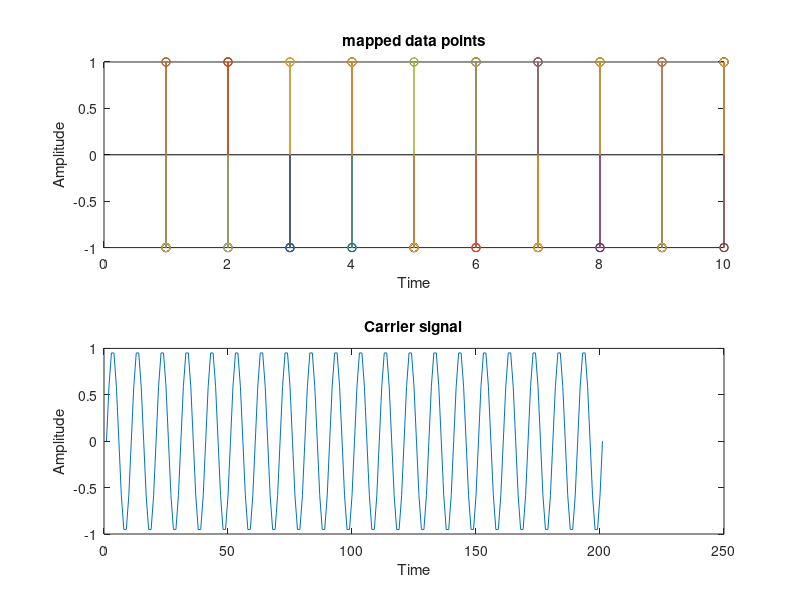
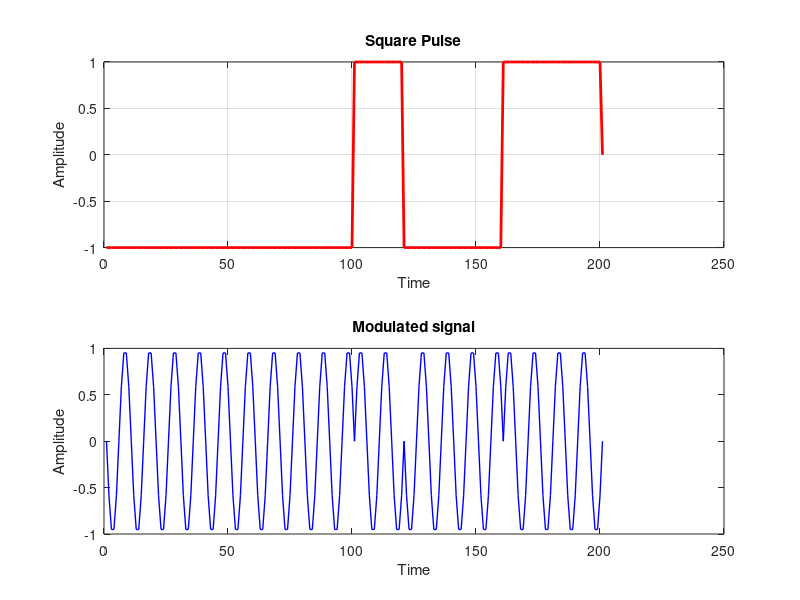
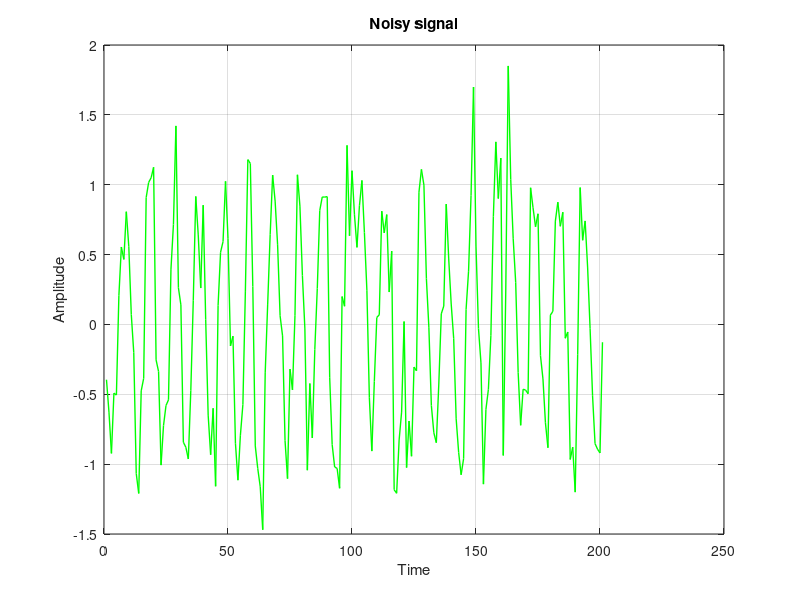
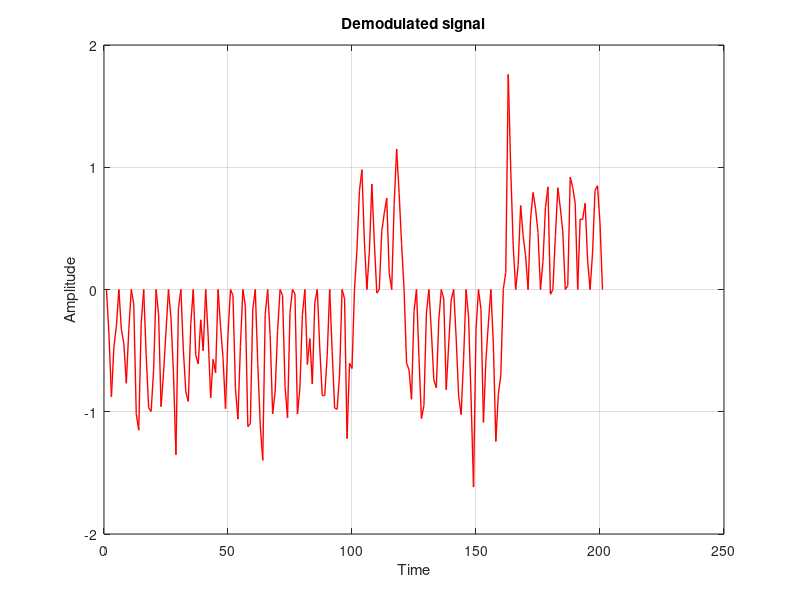

Reproduce these figures in MATLAB, in order.
clc;
clear all;
close all;

num_bit=10; %number of bit
data=randi([0,1],num_bit); %random bit generation(1 or 0)
pData=2*data-1;


%%Define Carrier
f=1000; %carrier frequency
fs=f*10; %sampling frequency
Ts=1/fs; 
T=1/f;
M=2; %modulation index
n=M*length(data);
t=0:Ts:n*T; %defining x-range values
car=sin(2*pi*f*t); %carrier frequency
subplot(2,1,1);
stem(pData); %plotting data points after mapping 1 to 1 and 0 to -1
xlabel('Time');
ylabel('Amplitude');
title('mapped data points');
subplot(2,1,2);
plot(car);  %plotting carrier frequency
xlabel('Time');
ylabel('Amplitude');
title('Carrier signal');


%convert impulse data to square pulse
%converting the data points to square pulse with amplitude varying betwen 1
%and -1
tp=0:Ts:T*M;
exData=[];
for(i=1:length(data))
    for(j=1:length(tp)-1)
        exData=[exData pData(i)];
    end
end
exData=[exData 0];
figure;
subplot(2,1,1);
plot(exData,'r-','LineWidth',2); %plotting square wave
xlabel('Time');
ylabel('Amplitude');
title('Square Pulse');
grid on;


%%Modulation
%modulation is done by multiplying square wave by carrier frequency
mSig=exData.*car;
subplot(2,1,2);
plot(mSig,'b-','LineWidth',1);
xlabel('Time');
ylabel('Amplitude');
title('Modulated signal');


%%channel
%here i am adding additive white gaussian noise to the modulated signal
%with SNR varying between -10 and 10 in steps of 1
SNR=-10:10;
for(k=1:length(SNR))
    rx=awgn(mSig,SNR(k));
end
figure;
plot(rx,'g-','LineWidth',1); %plotting noisy signal
xlabel('Time');
ylabel('Amplitude');
title('Noisy signal');
grid on;


%%Demodulation
%demodulation can be simply done by multiplying nosiy signal with carrier
%signal.
%By this we will get a noisy version of orginal square pulse
dem=rx.*car;
figure;
plot(dem,'r-','LineWidth',1); %plotting demodulated signal
xlabel('Time');
ylabel('Amplitude');
title('Demodulated signal');
grid on;

%%decoding
%here i am deciding whether the incoming bit is 1 or 0 and is stored
%in rcv
k=1;
rcv=[];
for(i=1:length(data))
    sm=0;
    for(j=1:length(tp)-1)
        sm=sm+dem(k);
        k=k+1;
    end
    if(sm>0)
        rcv=[rcv 1];
    else
        rcv=[rcv 0];
    end
end
ber=sum(data~=rcv)/num_bit;
ber